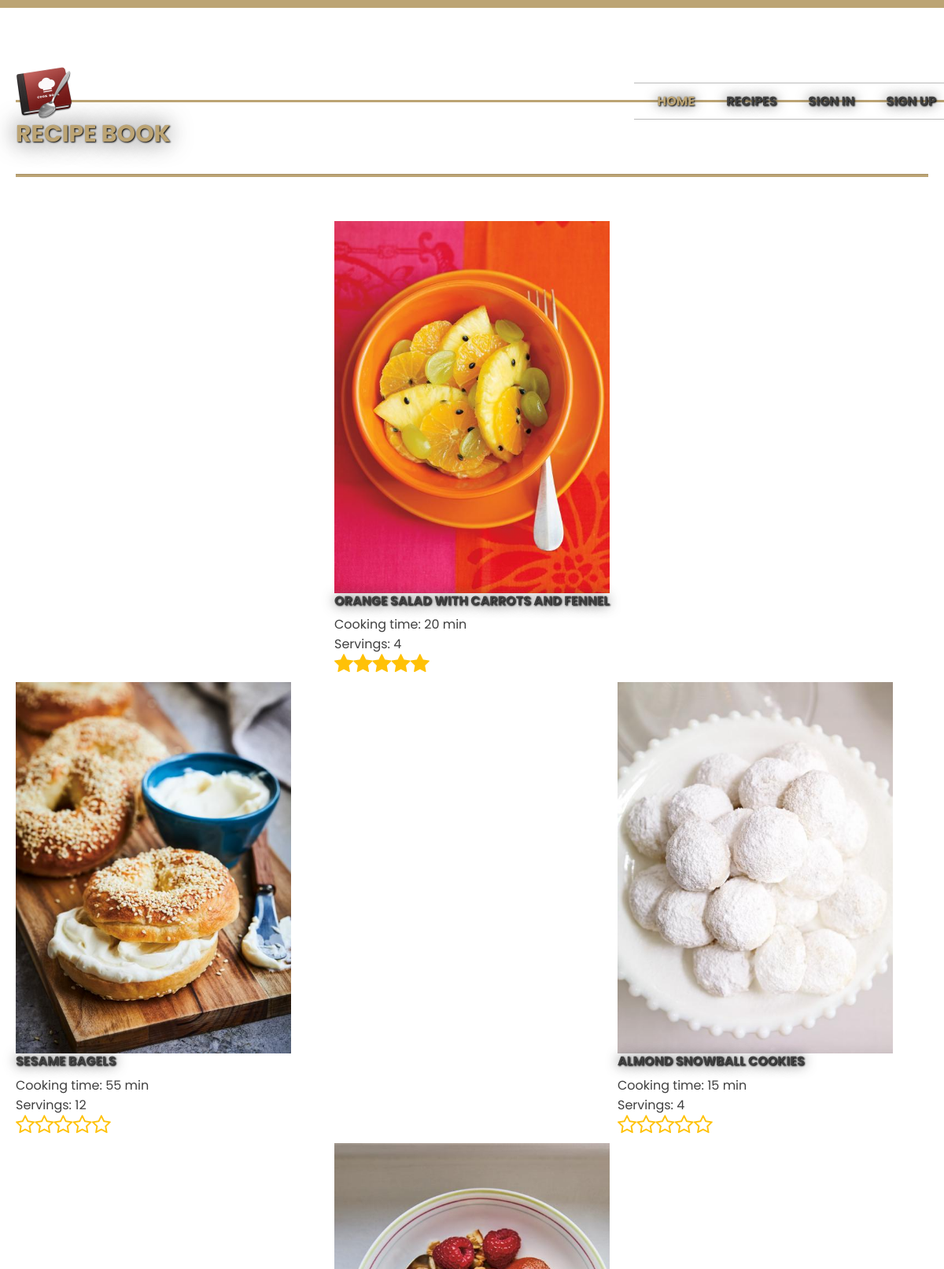
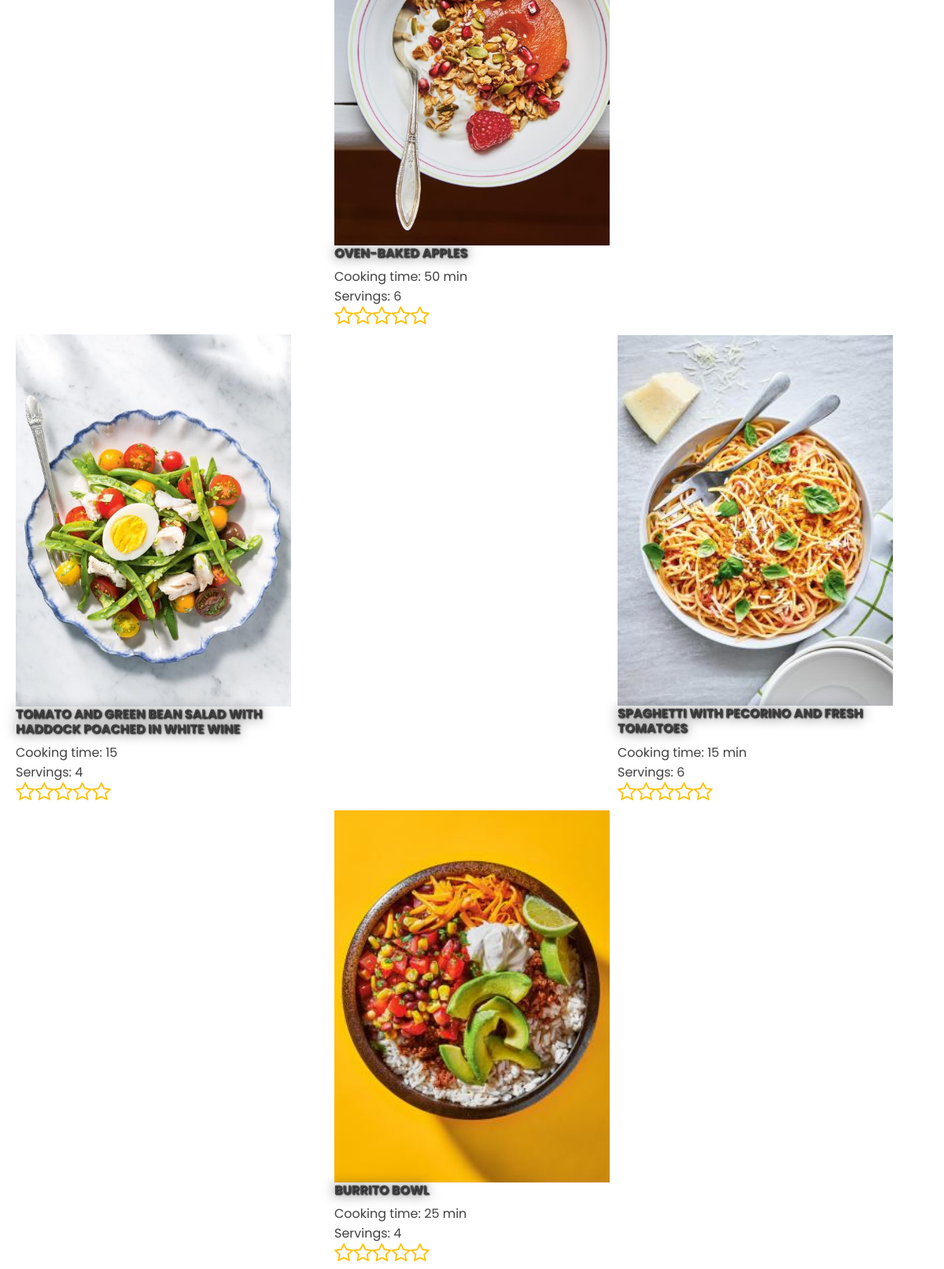
Screenshot of /search.php (upper part) with the database file from the repository (2 pictures, top to bottom).
### tables this page shows
CREATE TABLE `recipes` (
  `Id` int(11) NOT NULL,
  `Name` varchar(100) DEFAULT NULL,
  `RecipeDate` date DEFAULT NULL,
  `Ingridients` text NOT NULL,
  `PreparationTime` varchar(20) DEFAULT NULL,
  `CookingTime` varchar(20) DEFAULT NULL,
  `Servings` int(11) DEFAULT NULL,
  `PrepSteps` text DEFAULT NULL,
  `CategoryId` int(11) NOT NULL,
  `MealTypeId` int(11) NOT NULL,
  `Image` varchar(20) DEFAULT NULL,
  `Comment` text DEFAULT NULL
);

### classes/PDO_Database.php (called while the page is built, shortened)
<?php
$HOST = 'localhost';
$USER = 'root';
$PASSWORD = '';
$DB = 'recipes_db';
class PDO_Database{
	private static $instance;
	public static function Get_Instance(){
		if(! isset(self::$instance)){
			self::$instance = new PDO_Database();
		}
		return self::$instance;
	}
	public function OpenConnection(){
		global $HOST, $USER, $PASSWORD, $DB;
		try{
			$this->Connection = new PDO("mysql:host=$HOST;dbname=$DB",$USER,$PASSWORD);
		}catch(PDOException $e){
			echo "Connection failed: ".$e->getMessage();
		}
}
}
?>

### classes/Recipe.php (the view, shortened to what this page needs)
<?php
require_once "PDO_Database.php";
require_once "Rating.php";
class Recipe{
    public static function Search_By_Name($name){
			$database = PDO_Database::Get_Instance();
			$query = "SELECT * FROM `recipes` WHERE Name LIKE '%$name%'";
			$statement = $database->Connection->prepare($query);
			$statement->bindValue(1,"%$name%");
			$statement->execute();
			if(!$statement->rowCount() == 0){
			while($result = $statement->fetch(PDO::FETCH_ASSOC)){
					$i=0;
				echo '<table border="0" cellpadding="10">';
				if($i%3==0){
				echo "<tr>";
					echo "<td>";
					echo "<a href='recipe_details.php?Id=" .$result['Id']."'>"."<img src = \"images/".$result['Image']." \" height='auto' width='350px' />"."</a>";
					echo "</td>";
					echo "</tr>";
				echo "<tr>";
					echo "<td><b>";
					echo "<h3>";
					echo "<a href='recipe_details.php?Id=" .$result['Id']."'>".$result['Name']."</a>";
					echo "</h3>";
					echo "</b></td>";
					echo "</tr>";
				echo "<tr>";
					echo "<td>";
					echo "Cooking time: ".$result['CookingTime'];
					echo "</td>";
					echo "</tr>";
					echo "<br>";
				echo "<tr>";
					echo "<td>";
					echo "Servings: ".$result['Servings'];
					echo "</td>";
				 echo "</tr>";
				 echo "<br>";
				  echo "<tr>";
				  echo "<td>";
					$averageRating = self::Calculate_Rating($result['Id']);
					Rating::Dispaly_Stars($averageRating);
					echo "</td>";
				echo "</tr>";
				echo "<br><br><br>";
				}else{
					echo "<td>";
				echo "<a href='recipe_details.php?Id=" .$result['Id']."'>".$result['Name']."</a>";
					echo "</h3>";
					echo "</b></td>";
				}
				echo "</table>";}
			}
			}
public static function Calculate_Rating($recipe_Id, $user_Id = null){
		try{
			$query = "";
			if(empty($user_Id)){
				$query = "SELECT AVG(Rating) FROM ratings WHERE RecipeId= $recipe_Id ";
			}else{
				$query = "SELECT AVG(Rating) FROM ratings WHERE RecipeId = $recipe_Id AND UserId = $user_Id";
			}
			$database = PDO_Database::Get_Instance();
			$statement = $database->Connection->prepare($query);
			$statement->execute();
			$result = $statement->fetch(PDO::FETCH_ASSOC);
			return $result['AVG(Rating)'];
		}catch(PDOException $e){
			echo "Query Failed: ". $e->getMessage();
		}
	}
}
?>

### classes/Rating.php (shortened to what this page needs)
<?php
require_once "PDO_Database.php";
class Rating{
	public static function Dispaly_Stars($rating){
		$full_stars = floor($rating);
		$empty_stars = 5 - $full_stars;
		for($i=0; $i<$full_stars; $i++){
			echo '<i class="fa fa-star text-warning float-left" style="font-size:26px; color: #FF9900"></i>';
		}
		for($i=0; $i<$empty_stars; $i++){
			echo '<i class="fa fa-star-o text-warning float-left" style="font-size:26px; color: #FF9900"></i>';
		}
	}
}
?>

### images/style.css (style rules this page uses)
body { background-image:url(bg.jpg); color: #404040; font:16px 'Telex', sans-serif ; text-align: center; border-top:10px solid #BCA474; }
a { color:#404040; text-decoration:none; text-transform: uppercase; font-size:16px; font-weight:bold; text-shadow: 1px 1px 2px black, 0 0 1em #404040; }

### Member/images/style.css (style rules this page uses)
body { background-image:url(bg.jpg); color: #404040; font:16px 'Telex', sans-serif ; text-align: center; border-top:10px solid #BCA474; border-bottom: 10px solid #BCA474; }
a { color:#404040; text-decoration:none; text-transform: uppercase; font-size:16px; font-weight:bold; text-shadow: 1px 1px 2px black, 0 0 1em #404040; }

### images/css1.css (style rules this page uses)
* { margin: 0; padding: 0; box-sizing: border-box; }
body { background:#fff; font-family: 'Poppins', sans-serif; min-height: 100vh; display: flex; align-items: center; justify-content: center; }

### rows the page displays
recipes: Image (picture), Name "ORANGE SALAD WITH CARROTS AND FENNEL", CookingTime "20 min", Servings "4"
recipes: Image (picture), Name "SESAME BAGELS", CookingTime "55 min", Servings "12"
recipes: Image (picture), Name "ALMOND SNOWBALL COOKIES", CookingTime "15 min", Servings "4"
recipes: Image (picture), Name "OVEN-BAKED APPLES", CookingTime "50 min", Servings "6"
recipes: Image (picture), Name "TOMATO AND GREEN BEAN SALAD WITH HADDOCK POACHED IN WHITE WINE", CookingTime "15", Servings "4"
recipes: Image (picture), Name "SPAGHETTI WITH PECORINO AND FRESH TOMATOES", CookingTime "15 min", Servings "6"
recipes: Image (picture), Name "BURRITO BOWL", CookingTime "25 min", Servings "4"
